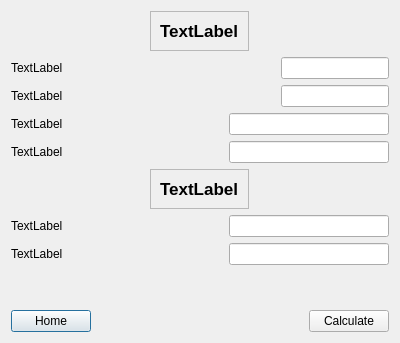
<?xml version="1.0" encoding="UTF-8"?>
<ui version="4.0">
 <class>SecDialog</class>
 <widget class="QDialog" name="SecDialog">
  <property name="geometry">
   <rect>
    <x>0</x>
    <y>0</y>
    <width>400</width>
    <height>343</height>
   </rect>
  </property>
  <property name="font">
   <font>
    <bold>false</bold>
   </font>
  </property>
  <property name="windowTitle">
   <string>Dialog</string>
  </property>
  <layout class="QVBoxLayout" name="verticalLayout_2">
   <item alignment="Qt::AlignHCenter">
    <widget class="QFrame" name="frame_2">
     <property name="frameShape">
      <enum>QFrame::StyledPanel</enum>
     </property>
     <property name="frameShadow">
      <enum>QFrame::Raised</enum>
     </property>
     <layout class="QVBoxLayout" name="verticalLayout_3">
      <item>
       <widget class="QLabel" name="label_8">
        <property name="font">
         <font>
          <pointsize>13</pointsize>
          <bold>true</bold>
         </font>
        </property>
        <property name="text">
         <string>TextLabel</string>
        </property>
       </widget>
      </item>
     </layout>
    </widget>
   </item>
   <item>
    <layout class="QVBoxLayout" name="verticalLayout">
     <property name="bottomMargin">
      <number>0</number>
     </property>
     <item>
      <layout class="QHBoxLayout" name="horizontalLayout_2">
       <item>
        <widget class="QLabel" name="label">
         <property name="text">
          <string>TextLabel</string>
         </property>
        </widget>
       </item>
       <item>
        <spacer name="horizontalSpacer_2">
         <property name="orientation">
          <enum>Qt::Horizontal</enum>
         </property>
         <property name="sizeHint" stdset="0">
          <size>
           <width>40</width>
           <height>20</height>
          </size>
         </property>
        </spacer>
       </item>
       <item>
        <widget class="QLineEdit" name="lineEdit">
         <property name="sizePolicy">
          <sizepolicy hsizetype="Minimum" vsizetype="Fixed">
           <horstretch>0</horstretch>
           <verstretch>0</verstretch>
          </sizepolicy>
         </property>
        </widget>
       </item>
      </layout>
     </item>
     <item>
      <layout class="QHBoxLayout" name="horizontalLayout_3">
       <item>
        <widget class="QLabel" name="label_2">
         <property name="text">
          <string>TextLabel</string>
         </property>
        </widget>
       </item>
       <item>
        <spacer name="horizontalSpacer_3">
         <property name="orientation">
          <enum>Qt::Horizontal</enum>
         </property>
         <property name="sizeHint" stdset="0">
          <size>
           <width>40</width>
           <height>20</height>
          </size>
         </property>
        </spacer>
       </item>
       <item>
        <widget class="QLineEdit" name="lineEdit_2">
         <property name="sizePolicy">
          <sizepolicy hsizetype="Minimum" vsizetype="Fixed">
           <horstretch>0</horstretch>
           <verstretch>0</verstretch>
          </sizepolicy>
         </property>
        </widget>
       </item>
      </layout>
     </item>
     <item>
      <layout class="QHBoxLayout" name="horizontalLayout_4">
       <item>
        <widget class="QLabel" name="label_3">
         <property name="text">
          <string>TextLabel</string>
         </property>
        </widget>
       </item>
       <item>
        <spacer name="horizontalSpacer_4">
         <property name="orientation">
          <enum>Qt::Horizontal</enum>
         </property>
         <property name="sizeHint" stdset="0">
          <size>
           <width>40</width>
           <height>20</height>
          </size>
         </property>
        </spacer>
       </item>
       <item>
        <widget class="QLineEdit" name="lineEdit_3"/>
       </item>
      </layout>
     </item>
     <item>
      <layout class="QHBoxLayout" name="horizontalLayout_5">
       <item>
        <widget class="QLabel" name="label_4">
         <property name="text">
          <string>TextLabel</string>
         </property>
        </widget>
       </item>
       <item>
        <spacer name="horizontalSpacer_5">
         <property name="orientation">
          <enum>Qt::Horizontal</enum>
         </property>
         <property name="sizeHint" stdset="0">
          <size>
           <width>40</width>
           <height>20</height>
          </size>
         </property>
        </spacer>
       </item>
       <item>
        <widget class="QLineEdit" name="lineEdit_4"/>
       </item>
      </layout>
     </item>
     <item alignment="Qt::AlignHCenter">
      <widget class="QFrame" name="frame">
       <property name="frameShape">
        <enum>QFrame::StyledPanel</enum>
       </property>
       <property name="frameShadow">
        <enum>QFrame::Raised</enum>
       </property>
       <layout class="QHBoxLayout" name="horizontalLayout_8">
        <item>
         <widget class="QLabel" name="label_7">
          <property name="font">
           <font>
            <pointsize>13</pointsize>
            <bold>true</bold>
           </font>
          </property>
          <property name="text">
           <string>TextLabel</string>
          </property>
         </widget>
        </item>
       </layout>
      </widget>
     </item>
     <item>
      <layout class="QHBoxLayout" name="horizontalLayout_6">
       <item>
        <widget class="QLabel" name="label_5">
         <property name="text">
          <string>TextLabel</string>
         </property>
        </widget>
       </item>
       <item>
        <spacer name="horizontalSpacer_6">
         <property name="orientation">
          <enum>Qt::Horizontal</enum>
         </property>
         <property name="sizeHint" stdset="0">
          <size>
           <width>40</width>
           <height>20</height>
          </size>
         </property>
        </spacer>
       </item>
       <item>
        <widget class="QLineEdit" name="lineEdit_5"/>
       </item>
      </layout>
     </item>
     <item>
      <layout class="QHBoxLayout" name="horizontalLayout_7">
       <item>
        <widget class="QLabel" name="label_6">
         <property name="text">
          <string>TextLabel</string>
         </property>
        </widget>
       </item>
       <item>
        <spacer name="horizontalSpacer_7">
         <property name="orientation">
          <enum>Qt::Horizontal</enum>
         </property>
         <property name="sizeHint" stdset="0">
          <size>
           <width>40</width>
           <height>20</height>
          </size>
         </property>
        </spacer>
       </item>
       <item>
        <widget class="QLineEdit" name="lineEdit_6"/>
       </item>
      </layout>
     </item>
    </layout>
   </item>
   <item>
    <spacer name="verticalSpacer">
     <property name="orientation">
      <enum>Qt::Vertical</enum>
     </property>
     <property name="sizeHint" stdset="0">
      <size>
       <width>20</width>
       <height>40</height>
      </size>
     </property>
    </spacer>
   </item>
   <item>
    <layout class="QHBoxLayout" name="horizontalLayout">
     <item>
      <widget class="QPushButton" name="homePushButton">
       <property name="text">
        <string>Home</string>
       </property>
      </widget>
     </item>
     <item>
      <spacer name="horizontalSpacer">
       <property name="orientation">
        <enum>Qt::Horizontal</enum>
       </property>
       <property name="sizeHint" stdset="0">
        <size>
         <width>40</width>
         <height>20</height>
        </size>
       </property>
      </spacer>
     </item>
     <item>
      <widget class="QPushButton" name="calculatePushButton">
       <property name="text">
        <string>Calculate</string>
       </property>
      </widget>
     </item>
    </layout>
   </item>
  </layout>
 </widget>
 <resources/>
 <connections/>
</ui>
